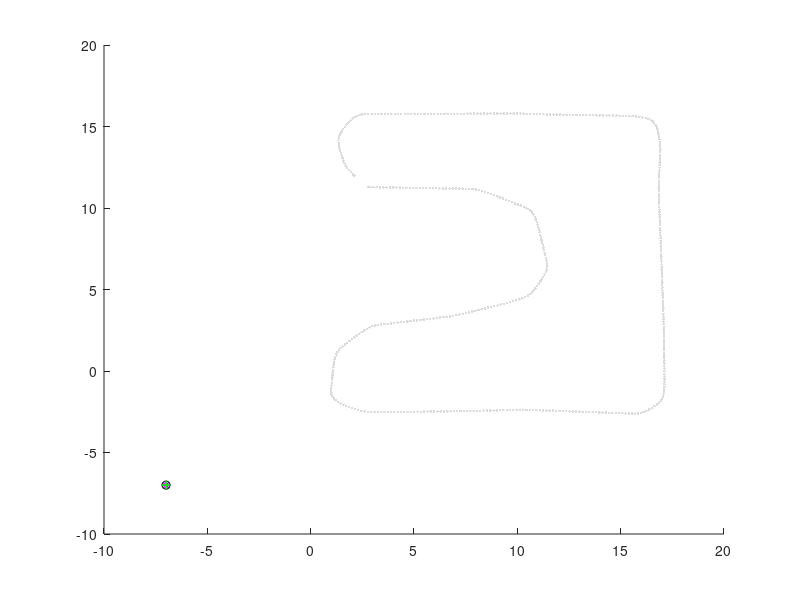

The MATLAB source for this figure: (Note: this script raises an error after producing the figure.)
% Dan Nguyen - z5206032
% Main solution which solves parts A, B, C, D.

%% Load data.
load("data019b.mat");

%% Set up dynamic plot.
figure(1)
clf
hold on
pose_plot = plot(-7, -7, 'b*');
heading_plot = plot(-7, -7, 'm*');
point_cloud_plot = plot(-7, -7, 'r.');
poles_plot = plot(-7, -7, 'ko');
localised_pose_plot = plot(-7, -7, 'g+');
% axis([-5, 20, -5, 20])

%% Validation.
plot(data.verify.poseL(1, :), data.verify.poseL(2, :), '.', 'color', '#DCDCDC')

%% Initial data.
heading = 0;
point_clouds = [];
poles = [];
initial_value = data.pose0(1:2);
localised_pose = data.pose0(1:2);
prev_time = 0.0001 * double(data.table(1, 1));
linear_velocity = 0;
angular_velocity = 0;

%% Initial data for EKF.

sd_x = 0;
sd_y = 0;
sd_h = 0;
sd_speed = 0.05;
sd_gyro = deg2rad(1);
sd_range = 0.1;
sd_bearing = deg2rad(2);

updated_state = [data.pose0; 0];
predicted_state = [data.pose0; 0];
states = [];
states_plot = plot(-7, -7, 'g+');

state_covariance = diag([sd_x^2 sd_y^2 sd_h^2 sd_bearing^2]);
input_noise_covariance = diag([sd_speed^2 sd_gyro^2]);
observation_noise_covariance = diag([sd_range^2 sd_bearing^2]);

seen_landmarks = zeros(1, length(data.Landmarks));

for i = 1:data.n
    %% Get data for this iteration.
    next_time = 0.0001 * double(data.table(1, i));
    index = data.table(2, i);
    sensor_id = data.table(3, i);
    
    %% Calculate time.
    change_in_time = next_time - prev_time;
    prev_time = next_time;
    
    %% Calculate pose.
    updated_state = ackermann_dead_reckoning(updated_state, linear_velocity, angular_velocity, change_in_time);
    heading = 2 * [cos(updated_state(3)); sin(updated_state(3))] + [updated_state(1); updated_state(2)];

    %% Read sensor data.
    if sensor_id == 1 % Update pose.
        %% Process point cloud.
        ranges = data.scans(:, index);
        [ranges, angles] = ranges2polar(ranges, 0.01, [-80, 80], 0.5, [1, 20]);
        local_point_cloud = polar2cartesian(ranges, angles);
        offset = [0.4 * cos(updated_state(3)); 0.4 * sin(updated_state(3)); 0];
        point_cloud = local2global(local_point_cloud, updated_state(1:3) + offset);
        point_clouds = [point_clouds point_cloud];

        %% Detect sweeps of poles.
        potential_poles_indexes = pole_detector(point_cloud, [0.05 0.2], 6, 0.8);

        %% Cleans up the list of poles by data associating the sweeps of poles with given landmarks.
        [associated_poles_indexes, index_map, seen_landmarks] = associate_poles_with_landmarks(point_cloud, potential_poles_indexes, data.Landmarks, seen_landmarks, 0.9);
        only_associated_poles_indexes = find(associated_poles_indexes == 1);
        poles = [poles point_cloud(:, only_associated_poles_indexes)];

        %% Localise platform using EKF.
        if isempty(poles) == false
            for i = 1:length(only_associated_poles_indexes)
                %% Predict next state.
                [predicted_state, state_covariance] = predict_next_state(updated_state, state_covariance, input_noise_covariance, change_in_time, linear_velocity);

                %% Get the innovation for the EKF.
                true_observation = data.Landmarks(:, index_map(only_associated_poles_indexes(i)));
                measured_observation = point_cloud(:, only_associated_poles_indexes(i));
                [innovation, innovation_jacobian, innovation_covariance] = innovate(predicted_state, state_covariance, true_observation, measured_observation, observation_noise_covariance);

                %% Perform the KF.
                [updated_state, state_covariance] = kalman_filter(predicted_state, state_covariance, innovation, innovation_jacobian, innovation_covariance);
            end
            states = [states updated_state];
        end

        %% Localise platform using trilateration.
%         if isempty(poles) == false
%             two_random_poles_indexes = randi(numel(associated_poles_indexes), 2);
%             two_random_ranges = ranges(two_random_poles_indexes);
%             two_random_global_poles = point_cloud(:, two_random_poles_indexes);
%             localised_global_pose = trilaterate(two_random_global_poles, two_random_ranges, initial_value);
%             initial_value = localised_global_pose;
%             localised_pose = [localised_pose localised_global_pose];
%         end

    elseif sensor_id == 2 % Update velocities.
        linear_velocity = data.vw(1, index);
        angular_velocity = data.vw(2, index);
    else
        disp("Not valid sensor_id")
    end
    
    %% Update dynamic plot.
    plot_and_check_empty(pose_plot, updated_state);
    plot_and_check_empty(heading_plot, heading);
    plot_and_check_empty(point_cloud_plot, point_clouds);
    plot_and_check_empty(poles_plot, poles);
    plot_and_check_empty(localised_pose_plot, localised_pose);
    plot_and_check_empty(states_plot, states);
    pause(0.001)
end

function plot_and_check_empty(handle, vec)
    if isempty(vec) == false
        set(handle, 'xdata', vec(1, :), 'ydata', vec(2, :));
    end
end
